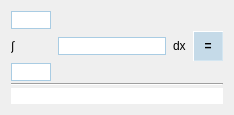
      <widget class="QWidget" name="tab_CALC">
       <attribute name="title">
        <string> CALCULUS </string>
       </attribute>
       <layout class="QGridLayout" name="gridLayout_3">
        <property name="leftMargin">
         <number>11</number>
        </property>
        <property name="topMargin">
         <number>11</number>
        </property>
        <property name="bottomMargin">
         <number>11</number>
        </property>
        <property name="horizontalSpacing">
         <number>7</number>
        </property>
        <property name="verticalSpacing">
         <number>2</number>
        </property>
        <item row="3" column="1" colspan="3">
         <widget class="QLabel" name="dummy3">
          <property name="text">
           <string/>
          </property>
         </widget>
        </item>
        <item row="2" column="1">
         <widget class="QLineEdit" name="CalcExpr">
          <property name="styleSheet">
           <string notr="true">QLineEdit {
	
	border: 1px solid rgb(169, 204, 227);
	font: 14pt &quot;Times New Roman&quot;;
	font-weight: normal;
}</string>
          </property>
          <property name="text">
           <string/>
          </property>
         </widget>
        </item>
        <item row="3" column="0">
         <widget class="QLineEdit" name="Lower">
          <property name="sizePolicy">
           <sizepolicy hsizetype="Maximum" vsizetype="Fixed">
            <horstretch>0</horstretch>
            <verstretch>0</verstretch>
           </sizepolicy>
          </property>
          <property name="maximumSize">
           <size>
            <width>40</width>
            <height>16777215</height>
           </size>
          </property>
          <property name="layoutDirection">
           <enum>Qt::LeftToRight</enum>
          </property>
          <property name="styleSheet">
           <string notr="true">QLineEdit {
	
	border: 1px solid rgb(169, 204, 227);
	font: 9pt &quot;Times New Roman&quot;;
	font-weight: normal;
}</string>
          </property>
          <property name="text">
           <string/>
          </property>
          <property name="alignment">
           <set>Qt::AlignCenter</set>
          </property>
         </widget>
        </item>
        <item row="0" column="1" colspan="3">
         <widget class="QLabel" name="dummy2">
          <property name="text">
           <string/>
          </property>
         </widget>
        </item>
        <item row="4" column="0" colspan="4">
         <widget class="Line" name="line">
          <property name="sizePolicy">
           <sizepolicy hsizetype="Expanding" vsizetype="Fixed">
            <horstretch>0</horstretch>
            <verstretch>0</verstretch>
           </sizepolicy>
          </property>
          <property name="orientation">
           <enum>Qt::Horizontal</enum>
          </property>
         </widget>
        </item>
        <item row="5" column="0" colspan="4">
         <widget class="QLineEdit" name="CalcRes">
          <property name="styleSheet">
           <string notr="true">QLineEdit {
	font: 14pt &quot;Times New Roman&quot;;
	font-weight: normal;
	Border: 0px;
}</string>
          </property>
          <property name="text">
           <string/>
          </property>
          <property name="alignment">
           <set>Qt::AlignRight|Qt::AlignTrailing|Qt::AlignVCenter</set>
          </property>
          <property name="readOnly">
           <bool>true</bool>
          </property>
         </widget>
        </item>
        <item row="2" column="3">
         <widget class="QPushButton" name="OK">
          <property name="sizePolicy">
           <sizepolicy hsizetype="Maximum" vsizetype="Fixed">
            <horstretch>0</horstretch>
            <verstretch>0</verstretch>
           </sizepolicy>
          </property>
          <property name="minimumSize">
           <size>
            <width>30</width>
            <height>30</height>
           </size>
          </property>
          <property name="maximumSize">
           <size>
            <width>30</width>
            <height>30</height>
           </size>
          </property>
          <property name="styleSheet">
           <string notr="true">QPushButton {
	border:1px solid rgb(212, 230, 241);
	border-style: outset;
	background-color: rgba(169, 204, 227, 155);
	
	font: 75 9pt &quot;Arial&quot;;
	font-weight: Bold;
}
QPushButton:hover {
	
	border:1px solid rgb(212, 230, 241);
	border-style: outset;
	background-color: qlineargradient(spread:reflect, x1:0, y1:0.097, x2:1, y2:0.881, stop:0.124378 rgba(84, 153, 199, 105), stop:0.656716 rgba(36, 113, 163, 104));
}
QPushButton:pressed {
	
	border:1px solid rgb(212, 230, 241);
	border-style: outset;
	background-color: qlineargradient(spread:reflect, x1:0, y1:0.097, x2:1, y2:0.881, stop:0.124378 rgba(84, 153, 199, 165), stop:0.656716 rgba(36, 113, 163, 164));
}</string>
          </property>
          <property name="text">
           <string>=</string>
          </property>
         </widget>
        </item>
        <item row="2" column="2">
         <widget class="QLabel" name="Dx">
          <property name="sizePolicy">
           <sizepolicy hsizetype="Fixed" vsizetype="Fixed">
            <horstretch>0</horstretch>
            <verstretch>0</verstretch>
           </sizepolicy>
          </property>
          <property name="styleSheet">
           <string notr="true">QLabel {
	font: 14pt &quot;Cambria Math&quot;;
	font-weight: normal;
}</string>
          </property>
          <property name="text">
           <string>dx</string>
          </property>
         </widget>
        </item>
        <item row="0" column="0">
         <widget class="QLineEdit" name="Upper">
          <property name="sizePolicy">
           <sizepolicy hsizetype="Maximum" vsizetype="Fixed">
            <horstretch>0</horstretch>
            <verstretch>0</verstretch>
           </sizepolicy>
          </property>
          <property name="maximumSize">
           <size>
            <width>40</width>
            <height>16777215</height>
           </size>
          </property>
          <property name="styleSheet">
           <string notr="true">QLineEdit {
	
	border: 1px solid rgb(169, 204, 227);
	font: 9pt &quot;Times New Roman&quot;;
	font-weight: normal;
}</string>
          </property>
          <property name="alignment">
           <set>Qt::AlignCenter</set>
          </property>
         </widget>
        </item>
        <item row="2" column="0">
         <widget class="QLabel" name="CalcSym">
          <property name="sizePolicy">
           <sizepolicy hsizetype="Fixed" vsizetype="Fixed">
            <horstretch>0</horstretch>
            <verstretch>0</verstretch>
           </sizepolicy>
          </property>
          <property name="styleSheet">
           <string notr="true">QLabel {
	font: 30pt &quot;Cambria Math&quot;;
	font-weight: normal;
}</string>
          </property>
          <property name="text">
           <string>∫</string>
          </property>
         </widget>
        </item>
       </layout>
      </widget>
